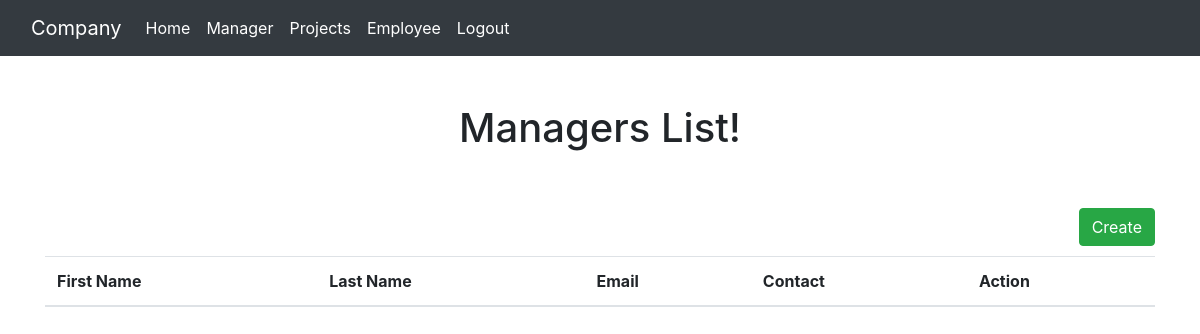
Page /dashboard/manager_list/ (signed in) on the earlier database version.
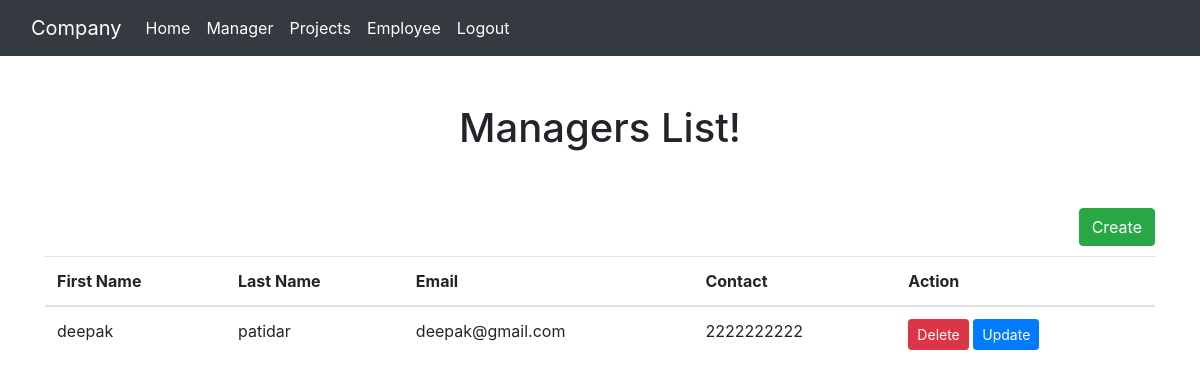
Same page on the later database version.
### relationship/models.py (models this page shows, shortened)
class Manager(models.Model):
    first_name = models.CharField(max_length = 30)
    last_name = models.CharField(max_length = 30)
    email = models.EmailField()
    mobile = models.CharField(max_length = 10)
    project = models.ForeignKey(Project, on_delete=models.CASCADE)

### relationship/views.py (the view)
# urls.py: path('manager_list/',views.ManagerList.as_view(),name = 'manager_list'),
@method_decorator(login_required,name='get')
class ManagerList(generic.ListView):
    model = Manager
    context_object_name = 'managers'
    template_name = 'manager/list.html'

### relationship/templates/manager/list.html
{% extends 'base.html' %}
{% block content %}
<center class = "mt-5">
        <h1 class="display-6">Managers List!</h1>
    </center>
<div class="container">
<div class="row">
    <div class="col mt-5">
        <div class="float-right">
            <a href="{% url 'create_manager' %}"class="btn btn-success ""btn btn-success ">Create</a>
        </div>
<br>
<table class="table mt-4">
    <thead>
        <tr>
            <th scope="col">First Name</th>
            <th scope="col">Last Name</th>
            <th scope="col">Email</th>
            <th scope="col">Contact</th>
            <th scope="col" colspan="2">Action</th>
        </tr>
    </thead>
    <tbody>
        {% for manager in managers reversed %}
        <tr>
            <td >{{manager.first_name}}</td>
            <td>{{manager.last_name}}</td>
            <td>{{manager.email}}</td>
            <td>{{manager.mobile}}</td>
            <td ><a href="{% url 'delete_manager' manager.id %}"class="btn btn-danger btn-sm">Delete</a>
                <a href="{% url 'update_manager' manager.id %}" class="btn btn-primary btn-sm">Update</a></td>
        </tr>
        {% endfor %}
    </tbody>
</table>
</div>
</div>
</div>
{% endblock content %}

Differences in the rows shown:
added Manager: first_name "deepak", last_name "patidar", email "deepak@gmail.com", mobile "2222222222"
